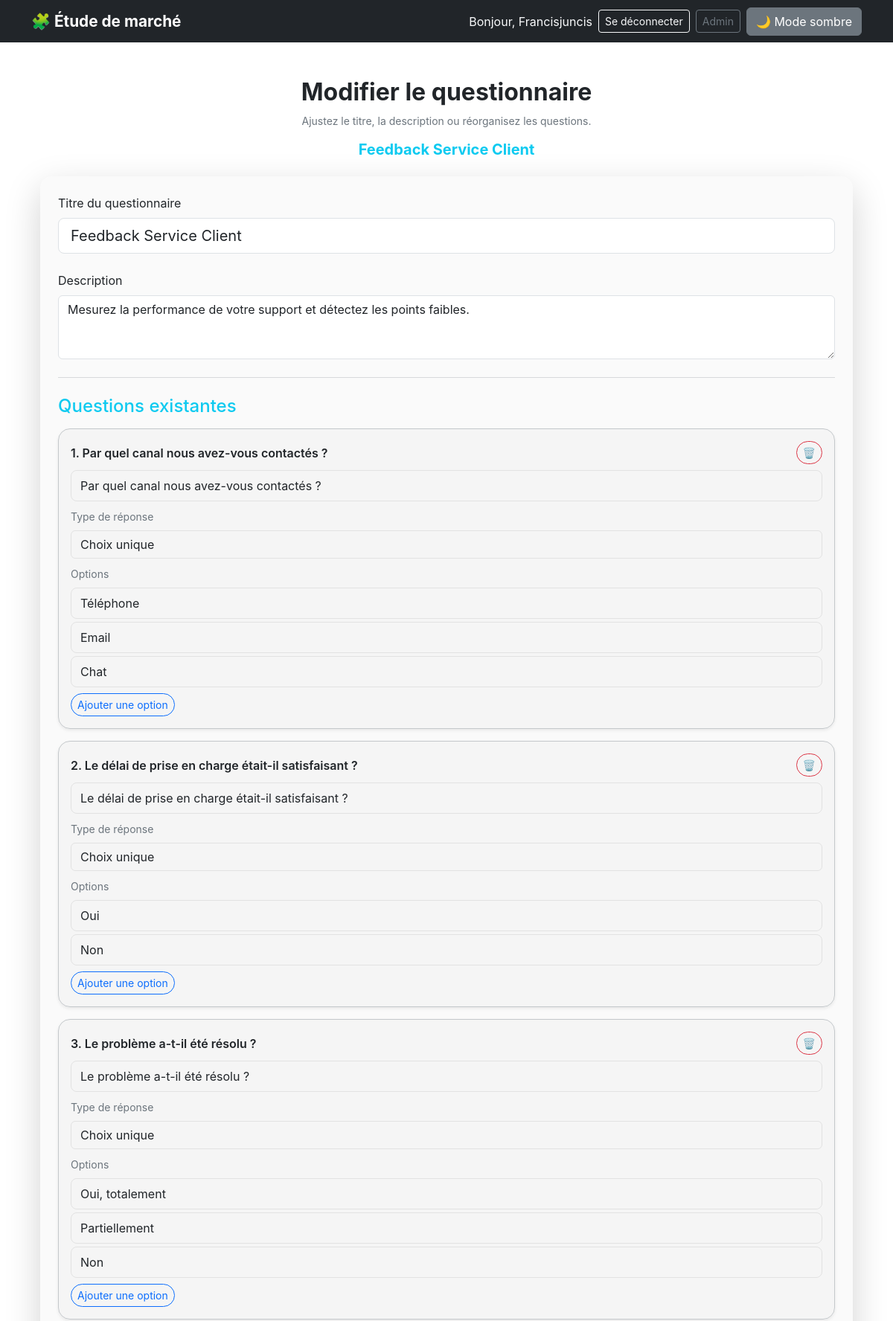
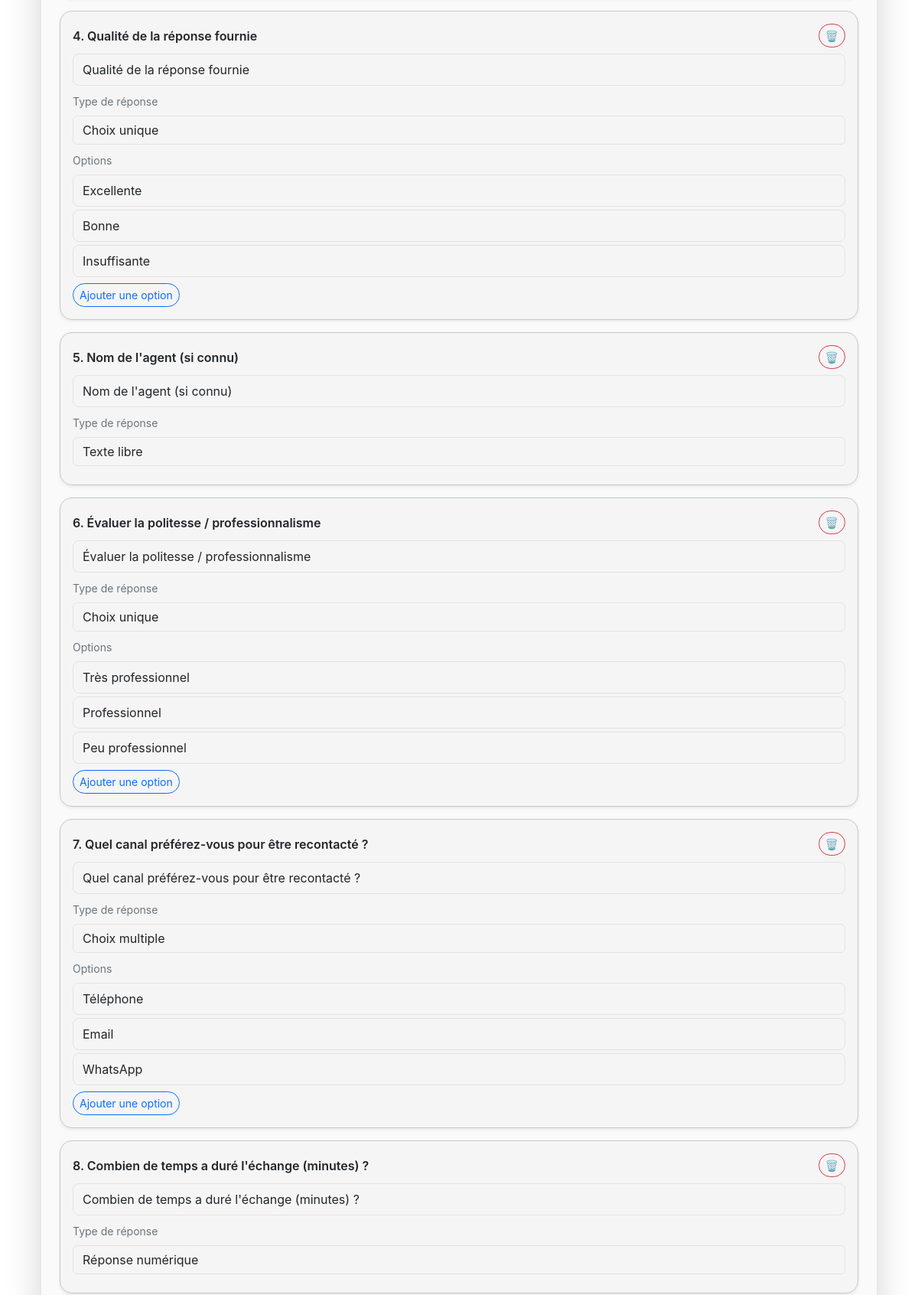
The app's page /15/edit/ (signed in, upper part) with its own data (2 pictures, top to bottom).
### survey/models.py (models this page shows, shortened)
class Survey(models.Model):
    title = models.CharField(max_length=200)
    description = models.TextField(blank=True, null=True)
    image = models.ImageField(
        upload_to="survey_images/",
        null=True,
        blank=True
    )
    owner = models.ForeignKey(
    User,
    related_name='surveys',
    on_delete=models.CASCADE
    )
    created_at = models.DateTimeField(auto_now_add=True)
    updated_at = models.DateTimeField(auto_now=True)

class Question(models.Model):
    survey = models.ForeignKey(Survey, related_name='questions', on_delete=models.CASCADE)
    text = models.CharField(max_length=500)
    QUESTION_TYPES = (
        ('text', "Texte libre"),
        ('single', 'Choix unique'),
        ('multiple', 'Choix multiple'),
        ('number', 'Réponse numérique'),
    )
    question_type = models.CharField(max_length=10, choices=QUESTION_TYPES, default='text')
    order = models.PositiveBigIntegerField(default=0)
    class Meta:
        ordering = ['order']

class Choice(models.Model):
    question = models.ForeignKey(Question, related_name='choices', on_delete=models.CASCADE)
    text = models.CharField(max_length=200)

### survey/views.py (the view, shortened to what this page needs)
# urls.py: path("<int:survey_id>/edit/", views.survey_edit, name="survey_edit"),
def survey_edit(request, survey_id):
    survey = get_survey_or_404(request, survey_id)
    return render(request, "survey/survey_edit.html", {"survey": survey})

### survey/views.py (called while the page is built)
def get_survey_or_404(request, survey_id):
    user = request.user
    if user.is_staff or user.is_superuser:
        return get_object_or_404(Survey, id=survey_id)
    return get_object_or_404(Survey, id=survey_id, owner=user)

### survey/templates/survey/survey_edit.html (shortened to what this page needs)
{% extends "survey/base.html" %}
{% block content %}
<div class="container mt-5">
    <div class="text-center mb-4">
        <h2 class="fw-bold adaptive-title"> Modifier le questionnaire</h2>
        <p class="text-secondary small mb-3">Ajustez le titre, la description ou réorganisez les questions.</p>
        <h5 class="fw-bold adaptive-blue">{{ survey.title }}</h5>
    </div>
    <form method="POST" id="surveyEditForm" class="bg-body-tertiary rounded-4 shadow-lg p-4">
        <div class="mb-4">
            <label for="title" class="form-label">Titre du questionnaire</label>
            <input type="text" class="form-control form-control-lg" id="title" name="title"
                   value="{{ survey.title }}" required>
        </div>
        <div class="mb-4">
            <label for="description" class="form-label">Description</label>
            <textarea class="form-control" id="description" name="description" rows="3"
                      placeholder="Décrivez brièvement le but de cette étude...">{{ survey.description }}</textarea>
        </div>
        <hr class="border-secondary">
        <h4 class="text-info mt-4 mb-3"> Questions existantes</h4>
        <div id="questions-container">
            {% for q in survey.questions.all %}
                <div class="question-item mb-3 rounded-4 p-3 shadow-sm bg-body-tertiary border border-secondary-subtle"
                     data-id="{{ q.id }}" draggable="true">
                    <div class="d-flex justify-content-between align-items-center mb-2">
                        <label class="question-label fw-semibold">{{ forloop.counter }}. {{ q.text }}</label>
                        <button type="button" class="btn btn-sm btn-outline-danger remove-question">🗑️</button>
                    </div>
                    <input type="text" name="question_text_existing_{{ q.id }}"
                           class="form-control mb-2" value="{{ q.text }}" required>
                    <label class="form-label small text-secondary">Type de réponse</label>
                    <select name="question_type_existing_{{ q.id }}"
                            class="form-select question_type mb-2">
                        <option value="text" {% if q.question_type == "text" %}selected{% endif %}>Texte libre</option>
                        <option value="single" {% if q.question_type == "single" %}selected{% endif %}>Choix unique</option>
                        <option value="multiple" {% if q.question_type == "multiple" %}selected{% endif %}>Choix multiple</option>
                        <option value="number" {% if q.question_type == "number" %}selected{% endif %}>Réponse numérique</option>
                    </select>
                    {% if q.question_type == 'single' or q.question_type == 'multiple' %}
                        <div class="choices_container mt-2" style="display:block;">
                    {% else %}
                        <div class="choices_container mt-2" style="display:none;">
                    {% endif %}
                        <label class="form-label small text-secondary">Options</label>
                        <div class="choices_input mb-2">
                            {% for choice in q.choices.all %}
                                <input type="text" name="choices_existing_{{ q.id }}[]"
                                       class="form-control mb-1" value="{{ choice.text }}">
                            {% endfor %}
                        </div>
                        <button type="button" class="btn btn-sm btn-outline-primary add_choice_existing">Ajouter une option</button>
                    </div>
                </div>
            {% empty %}
                <p class="text-secondary">Aucune question existante. Ajoutez-en une nouvelle ci-dessous 👇</p>
            {% endfor %}
        </div>
    </form>
</div>
{% endblock %}

### survey/templates/survey/base.html (shortened to what this page needs)
<!DOCTYPE html>
<html lang="fr">
<head>
    <link href="https://cdn.jsdelivr.net/npm/bootstrap@5.3.2/dist/css/bootstrap.min.css" rel="stylesheet">
</head>
<body>
<nav class="navbar navbar-expand-lg navbar-dark bg-dark">
  <div class="container">
    <a class="navbar-brand" href="{% url 'survey_list' %}">🧩 Étude de marché</a>
    <div class="d-flex align-items-center">
      {% if user.is_authenticated %}
        <span class="me-2 text-light">Bonjour, {{ user.username }}</span>
        <a href="{% url 'logout' %}" class="btn btn-outline-light btn-sm me-2">Se déconnecter</a>
        {% if user.is_staff %}
          <a href="{% url 'admin:index' %}" class="btn btn-outline-secondary btn-sm">Admin</a>
        {% endif %}
      {% else %}
        <a href="{% url 'login' %}" class="btn btn-outline-light btn-sm">Se connecter</a>
      {% endif %}
      <button id="toggle-dark" class="btn btn-secondary ms-2">Mode sombre</button>
    </div>
  </div>
</nav>
<div class="container mt-4">
    {% block content %}{% endblock %}
</div>
</body>
</html>

### survey/templates/survey/base.html (style rules this page uses)
body { font-family: 'Inter', sans-serif; transition: background-color 0.3s, color 0.3s; }
.navbar-brand { font-weight: bold; font-size: 1.3rem; }
.adaptive-title { color: #212529; transition: color 0.3s ease; }
.adaptive-blue { color: #0dcaf0; transition: color 0.3s ease; }

### survey/templates/survey/survey_edit.html (style rules this page uses)
.question-item { transition: transform 0.18s ease, box-shadow 0.18s ease; background-color: rgba(255,255,255,0.03); }
.question-item .form-control { background: transparent; color: inherit; border: 1px solid rgba(0,0,0,0.08); border-radius: .5rem; box-shadow: none; padding: .5rem .75rem; }
.choices_input .form-control { margin-bottom: .5rem; }
.remove-question { border-radius: 999px; }
.add_choice_existing, .add_choice_new { border-radius: 999px; }
.question-item .form-select { background: transparent; color: inherit; border: 1px solid rgba(0,0,0,0.08); }
.bg-body-tertiary { background-color: rgba(0,0,0,0.02) !important; }

### records on screen
Survey: title "Feedback Service Client", description "Mesurez la performance de votre support et détectez les points faibles."
Question: text "Par quel canal nous avez-vous contactés ?", question_type+id "Choix unique"
Choice: text "Téléphone"
Choice: text "Email"
Choice: text "Chat"
Question: text "Le délai de prise en charge était-il satisfaisant ?", question_type+id "Choix unique"
Choice: text "Oui"
Choice: text "Non"
Question: text "Le problème a-t-il été résolu ?", question_type+id "Choix unique"
Choice: text "Oui, totalement"
Choice: text "Partiellement"
Choice: text "Non"
Question: text "Qualité de la réponse fournie", question_type+id "Choix unique"
Choice: text "Excellente"
Choice: text "Bonne"
Choice: text "Insuffisante"
Question: text "Nom de l'agent (si connu)", question_type+id "Texte libre"
Question: text "Évaluer la politesse / professionnalisme", question_type+id "Choix unique"
Choice: text "Très professionnel"
Choice: text "Professionnel"
Choice: text "Peu professionnel"
Question: text "Quel canal préférez-vous pour être recontacté ?", question_type+id "Choix multiple"
Choice: text "Téléphone"
Choice: text "Email"
Choice: text "WhatsApp"
Question: text "Combien de temps a duré l'échange (minutes) ?", question_type+id "Réponse numérique"

### other values on screen
{{ user.username }} "Francisjuncis"
